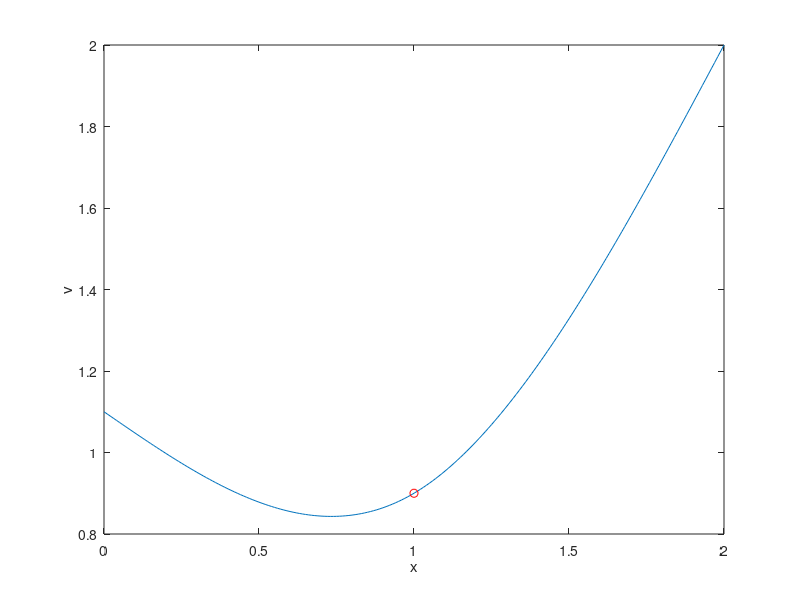

The MATLAB source for this figure: (Note: this script raises an error after producing the figure.)
% Example 11.6 -- Figure 11.5 : constructing natural spline with one 
%   interior break point

x = [0,1,2];
y = [.1,.9,2];
y = [1.1,.9,2];

% initialize arrays
a = zeros(1,4); b = a;
% the simple coefficients
a(1) = y(1); b(1) = y(2);
% a 6 by 6 system for the rest
A = [1,1,1,0,0,0; 0,0,0,1,1,1; 1,2,3,-1,0,0; 0,2,6,0,-2,0; ...
     0,2,0,0,0,0; 0,0,0,0,2,6];
rhs = [y(2)-a(1);y(3)-b(1); 0; 0; 0; 0];
coefs = A \ rhs;
a(2) = coefs(1); a(3) = coefs(2); a(4) = coefs(3);
b(2) = coefs(4); b(3) = coefs(5); b(4) = coefs(6);

a
b
% plot
xx1 = 0:.01:1-.01;
xx2 = 1:.01:2;
xx = [xx1,xx2];
v1 = a(1) + a(2)*xx1 + a(3)*xx1.^2 + a(4)*xx1.^3;
v2 = b(1) + b(2)*(xx2-1) + b(3)*(xx2-1).^2 + b(4)*(xx2-1).^3;
v = [v1,v2];

plot(xx,v)
hold on
xlabel('x')
ylabel('v')

xb = 1; yb = .9;
plot(xb,yb,'ro')

gtext('s_0')
gtext('s_1')
